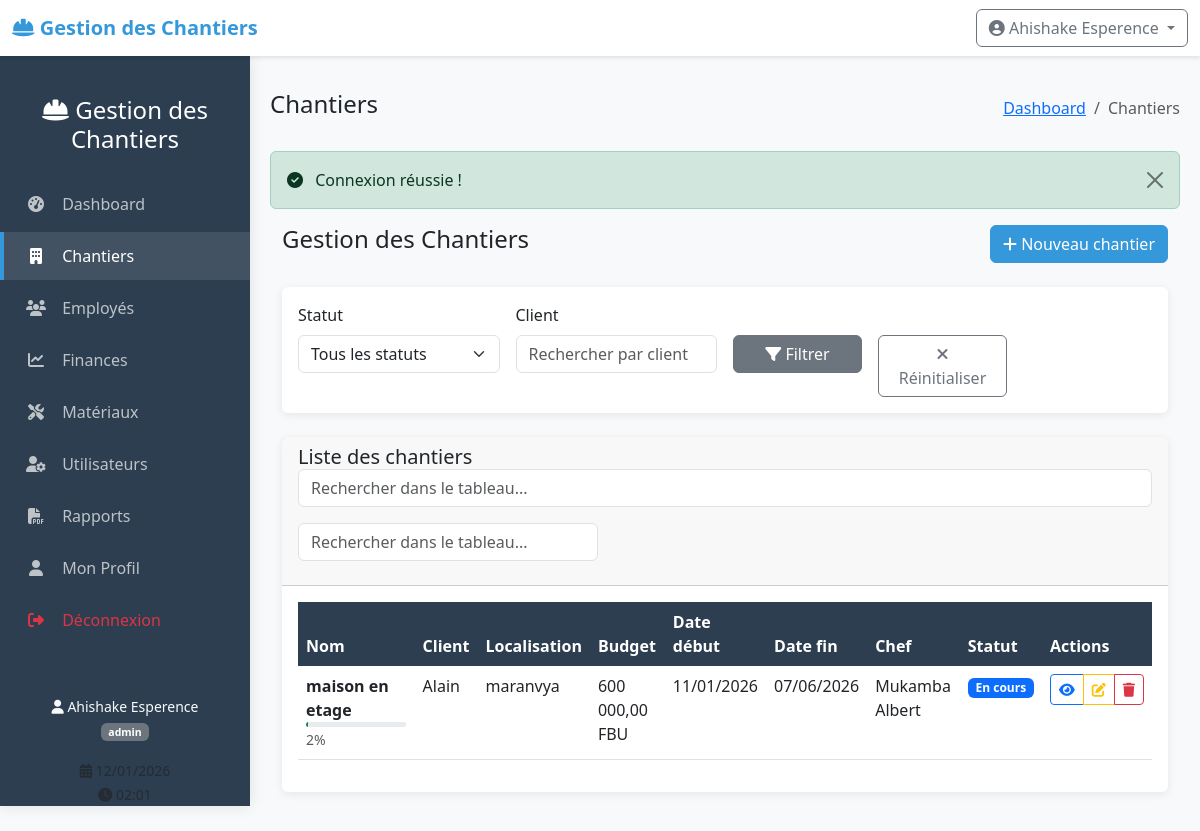
The app's page /index.php?controller=chantier&action=index (signed in), older data.
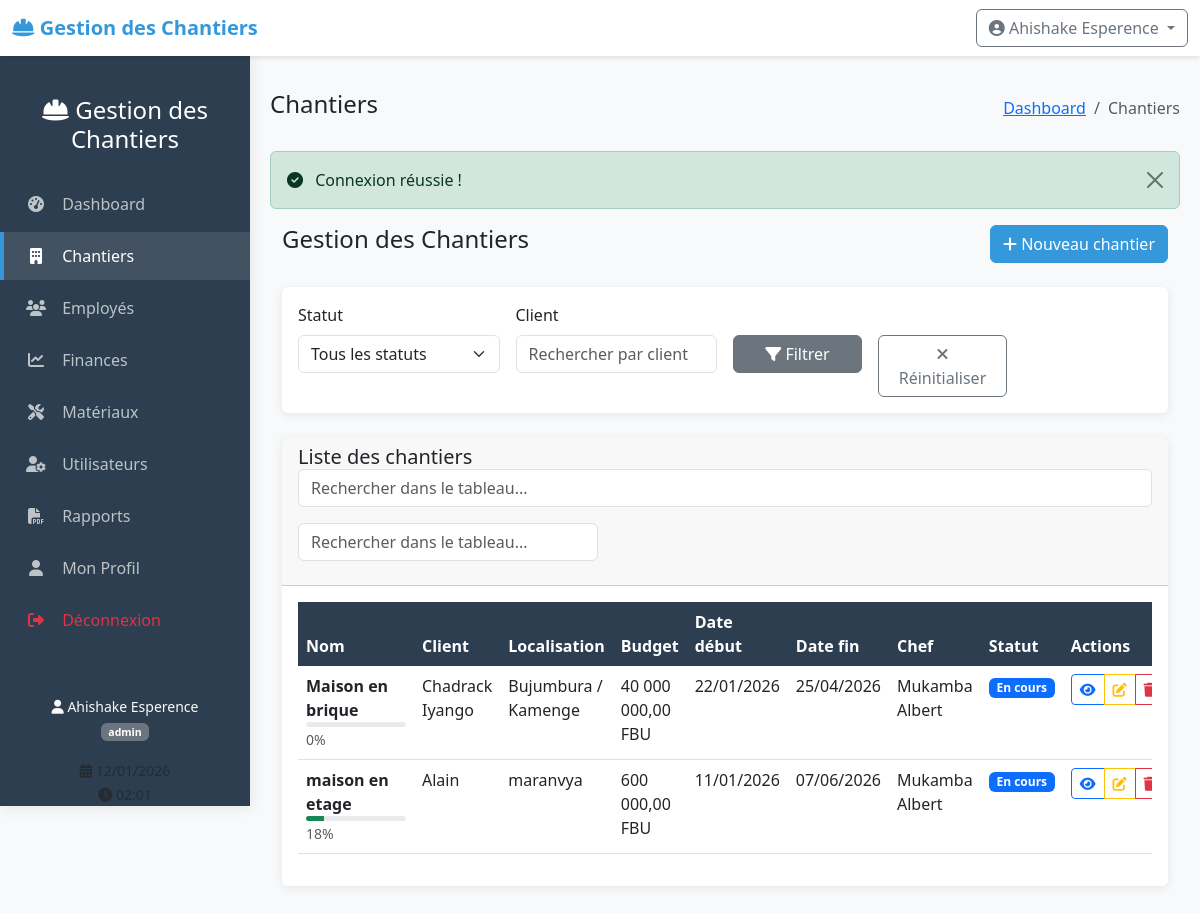
The same page, newer data.
### tables this page shows
CREATE TABLE chantiers (
    id INTEGER PRIMARY KEY AUTOINCREMENT,
    nom VARCHAR(200) NOT NULL,
    localisation TEXT NOT NULL,
    client VARCHAR(200) NOT NULL,
    budget_total DECIMAL(12,2) NOT NULL,
    date_debut DATE NOT NULL,
    date_fin DATE,
    statut VARCHAR(20) DEFAULT 'en_cours' CHECK(statut IN ('en_cours', 'suspendu', 'termine')),
    chef_chantier_id INTEGER,
    description TEXT,
    created_at DATETIME DEFAULT CURRENT_TIMESTAMP,
    updated_at DATETIME,
    FOREIGN KEY (chef_chantier_id) REFERENCES users(id)
);

CREATE TABLE users (
    id INTEGER PRIMARY KEY AUTOINCREMENT,
    username VARCHAR(50) UNIQUE NOT NULL,
    password VARCHAR(255) NOT NULL,
    nom VARCHAR(100) NOT NULL,
    prenom VARCHAR(100) NOT NULL,
    email VARCHAR(150) UNIQUE NOT NULL,
    role VARCHAR(20) NOT NULL CHECK(role IN ('admin', 'chef', 'comptable')),
    telephone VARCHAR(20),
    created_at DATETIME DEFAULT CURRENT_TIMESTAMP,
    last_login DATETIME,
    status BOOLEAN DEFAULT 1
);

### index.php (called while the page is built, shortened)
<?php
$controller = $_GET['controller'] ?? 'dashboard';
$action = $_GET['action'] ?? 'index';
$controllerInstance = new $controllerClass();
$id = $_GET['id'] ?? null;
if ($id !== null) {
    $data = $controllerInstance->$action($id);
} else {
    $data = $controllerInstance->$action();
}
$viewFolders = [
    'dashboard' => 'dashboard',
    'chantier' => 'chantiers',
    'employe' => 'employes',
    'materiau' => 'materiaux',
    'finance' => 'finances',
    'user' => 'users',
    'rapport' => 'repports'
];
$viewFolder = $viewFolders[$controller] ?? 'dashboard';
$viewFile = __DIR__ . '/views/' . $viewFolder . '/' . $action . '.php';
require_once $viewFile;

### models/Chantier.php (called while the page is built, shortened)
<?php
class Chantier {
    private $db;
    public function __construct() {
        $this->db = Database::getInstance()->getConnection();
    }
    public function getAll($filters = []) {
        $sql = "SELECT c.*, u.nom as chef_nom, u.prenom as chef_prenom
                FROM chantiers c
                LEFT JOIN users u ON c.chef_chantier_id = u.id
                WHERE 1=1";
        $params = [];
        $sql .= " ORDER BY c.date_debut DESC";
        $stmt = $this->db->prepare($sql);
        $stmt->execute($params);
        return $stmt->fetchAll();
    }
    public function getDepenses($chantier_id) {
        $sql = "SELECT SUM(montant) as total FROM depenses WHERE chantier_id = :chantier_id";
        $stmt = $this->db->prepare($sql);
        $stmt->execute([':chantier_id' => $chantier_id]);
        $result = $stmt->fetch();
        return $result['total'] ?? 0;
    }
}
?>

### config/database.php (called while the page is built, shortened)
<?php
class Database {
    private static $instance = null;
    private $connection;
    private function __construct() {
        try {
            $this->connection = new PDO('sqlite:' . dirname(__DIR__) . '/data/chantiers.db');
            $this->connection->setAttribute(PDO::ATTR_ERRMODE, PDO::ERRMODE_EXCEPTION);
            $this->connection->setAttribute(PDO::ATTR_DEFAULT_FETCH_MODE, PDO::FETCH_ASSOC);
            $this->connection->exec('PRAGMA foreign_keys = ON');
        } catch(PDOException $e) {
            die("Erreur de connexion : " . $e->getMessage());
        }
    }
    public static function getInstance() {
        if (self::$instance == null) {
            self::$instance = new Database();
        }
        return self::$instance;
    }
    public function getConnection() {
        return $this->connection;
    }
}
?>

### controllers/ChantierController.php (called while the page is built, shortened)
<?php
require_once __DIR__ . '/../models/Chantier.php';
class ChantierController {
    private $chantierModel;
    private $userModel;
    public function __construct() {
        $this->chantierModel = new Chantier();
        $this->userModel = new User();
    }
    public function index() {
        $filters = [];
        $chantiers = $this->chantierModel->getAll($filters);
        $chefs = $this->userModel->getChefs();
        return [
            'chantiers' => $chantiers,
            'chefs' => $chefs,
            'filters' => $filters
        ];
    }
}
?>

### views/chantiers/index.php (the view, shortened to what the rows shown need)
<?php
require_once __DIR__ . '/../../models/Chantier.php';
$chantierModel = new Chantier();
include __DIR__ . '/../../includes/header.php';
$data = $GLOBALS['data'] ?? [];
$chantiers = $data['chantiers'] ?? [];
?>
<div class="container-fluid">
    <div class="card">
        <div class="card-body">
            <?php if (empty($chantiers)): ?>
            <div class="alert alert-info">
                <i class="fas fa-info-circle"></i> Aucun chantier trouvé.
            </div>
            <?php else: ?>
            <div class="table-responsive">
                <table class="table table-hover" id="tableChantiers">
                    <thead>
                        <tr>
                            <th>Nom</th>
                            <th>Client</th>
                            <th>Localisation</th>
                            <th>Budget</th>
                            <th>Date début</th>
                            <th>Date fin</th>
                            <th>Chef</th>
                            <th>Statut</th>
                            <th>Actions</th>
                        </tr>
                    </thead>
                    <tbody>
                        <?php foreach ($chantiers as $chantier):
                            $depenses = $chantierModel->getDepenses($chantier['id']);
                            $pourcentage = $chantier['budget_total'] > 0 ?
                                min(($depenses / $chantier['budget_total']) * 100, 100) : 0;
                        ?>
                        <tr>
                            <td>
                                <strong><?php echo htmlspecialchars($chantier['nom']); ?></strong>
                                <br>
                                <small class="text-muted">
                                    <div class="progress" style="height: 5px; width: 100px;">
                                        <div class="progress-bar
                                            <?php echo $pourcentage > 80 ? 'bg-danger' :
                                                   ($pourcentage > 60 ? 'bg-warning' : 'bg-success'); ?>"
                                             style="width: <?php echo $pourcentage; ?>%">
                                        </div>
                                    </div>
                                    <?php echo number_format($pourcentage, 0); ?>%
                                </small>
                            </td>
                            <td><?php echo htmlspecialchars($chantier['client']); ?></td>
                            <td><?php echo htmlspecialchars($chantier['localisation']); ?></td>
                            <td><?php echo number_format($chantier['budget_total'], 2, ',', ' '); ?> FBU</td>
                            <td><?php echo date('d/m/Y', strtotime($chantier['date_debut'])); ?></td>
                            <td>
                                <?php echo $chantier['date_fin'] ?
                                    date('d/m/Y', strtotime($chantier['date_fin'])) :
                                    '<span class="text-muted">En cours</span>'; ?>
                            </td>
                            <td>
                                <?php if ($chantier['chef_nom']): ?>
                                <?php echo htmlspecialchars($chantier['chef_prenom'] . ' ' . $chantier['chef_nom']); ?>
                                <?php else: ?>
                                <span class="text-muted">Non assigné</span>
                                <?php endif; ?>
                            </td>
                            <td>
                                <span class="badge
                                    <?php echo $chantier['statut'] == 'en_cours' ? 'bg-primary' :
                                           ($chantier['statut'] == 'termine' ? 'bg-success' : 'bg-warning'); ?>">
                                    <?php echo ucfirst(str_replace('_', ' ', $chantier['statut'])); ?>
                                </span>
                            </td>
                            <td>
                                <div class="btn-group btn-group-sm" role="group">
                                    <a href="index.php?controller=chantier&action=view&id=<?php echo $chantier['id']; ?>"
                                       class="btn btn-outline-primary" title="Voir">
                                        <i class="fas fa-eye"></i>
                                    </a>
                                    <?php if ($_SESSION['role'] == 'admin' || $_SESSION['role'] == 'chef'): ?>
                                    <a href="index.php?controller=chantier&action=edit&id=<?php echo $chantier['id']; ?>"
                                       class="btn btn-outline-warning" title="Modifier">
                                        <i class="fas fa-edit"></i>
                                    </a>
                                    <?php endif; ?>
                                    <?php if ($_SESSION['role'] == 'admin'): ?>
                                    <a href="index.php?controller=chantier&action=delete&id=<?php echo $chantier['id']; ?>"
                                       class="btn btn-outline-danger btn-delete" title="Supprimer">
                                        <i class="fas fa-trash"></i>
                                    </a>
                                    <?php endif; ?>
                                </div>
                            </td>
                        </tr>
                        <?php endforeach; ?>
                    </tbody>
                </table>
            </div>
            <?php endif; ?>
        </div>
    </div>
</div>
<?php include __DIR__ . '/../../includes/footer.php'; ?>

Row changes from the older to the newer data that the page shows:
added chantiers: nom "Maison en brique", pourcentage "0", client "Chadrack Iyango", localisation "Bujumbura / Kamenge", budget_total "40 000 000,00", date_debut "22/01/2026", date_fin "25/04/2026", chef_chantier.nom "Mukamba Albert", statut "En cours"
computed for chantiers "maison en etage": pourcentage "2" → "18"
